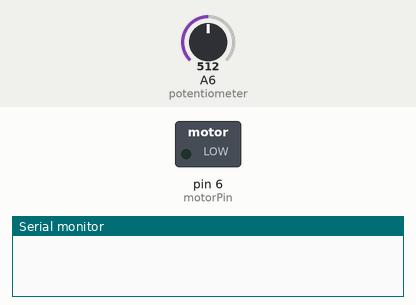
Simulated run of this sketch. Board: Arduino Nano, built with avr-gcc and run on an emulated ATmega328P. On the bench: switched loads named in the sketch (green lamp = pin HIGH), the last lines printed to the serial monitor. Inputs (shaded band) come from the test bench; at power-on: A6 (potentiometer) = 512. The audio player accepts every command and is not drawn.

Above: at 1.2 s.
1.3 s: A6 (potentiometer) set to 22
3.5 s: A6 (potentiometer) set to 17
At 5.4 s:
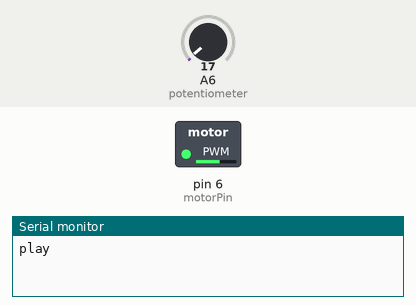
6.0 s: A6 (potentiometer) set to 40
At 6.9 s:
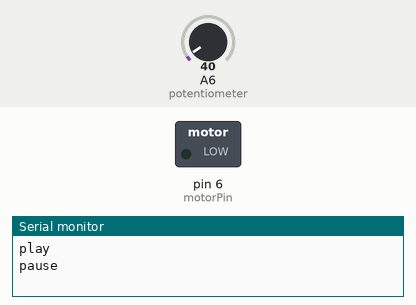
8.0 s: A6 (potentiometer) set to 10
At 10.0 s:
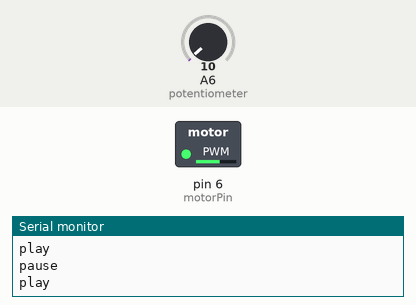
10.5 s: A6 (potentiometer) set to 30
At 11.5 s:
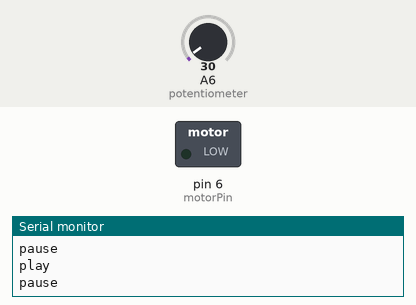
Timing chart, 0 to 13.5 s (numbered marks = the images above; inputs shaded):
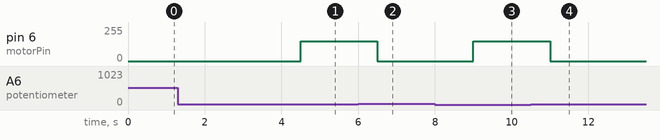

The sketch:

recordPlayer.ino
```cpp
// (licence header left out)
#include <SoftwareSerial.h>
#include <DFPlayer_Mini_Mp3.h>

SoftwareSerial mySerial(10, 11); // RX, TX

const int potentiometer = A6;
const int motorPin = 6;


boolean isPlaying = false;

int needleState = 0;
int volume = 3;
int currentVolume;

void setup () {
	Serial.begin (9600);
	mySerial.begin (9600);
	mp3_set_serial (mySerial);	//set softwareSerial for DFPlayer-mini mp3 module
	mp3_set_volume (volume);
        mp3_stop();

   pinMode(potentiometer, INPUT);
   pinMode(motorPin, OUTPUT);

}


void loop () {

  // Needle (potentionmeter)
   needleState = analogRead(potentiometer);

   if(needleState < 20) {
     play();
     analogWrite(motorPin,150);
   }
   else if(needleState < 30) {
   }
   else {
     pause();
     analogWrite(motorPin,0);
   }


}

void play() {
  if(isPlaying) {
    return;
  }

  Serial.println("play");
  isPlaying = true;
  mp3_play (1);
  delay (1000);
  mp3_next ();
}

void pause() {
  if(!isPlaying) {
    return;
  }
  Serial.println("pause");
  isPlaying = false;
  mp3_pause();
  //mp3_stop();
  delay (500);
}

/*
   mp3_play ();		//start play
   mp3_play (5);	//play "mp3/0005.mp3"
   mp3_next ();		//play next
   mp3_prev ();		//play previous
   mp3_set_volume (uint16_t volume);	//0~30
   mp3_set_EQ ();	//0~5
   mp3_pause ();
   mp3_stop ();
   void mp3_get_state (); 	//send get state command
   void mp3_get_volume ();
   void mp3_get_u_sum ();
   void mp3_get_tf_sum ();
   void mp3_get_flash_sum ();
   void mp3_get_tf_current ();
   void mp3_get_u_current ();
   void mp3_get_flash_current ();
   void mp3_single_loop (boolean state);	//set single loop
   void mp3_DAC (boolean state);
   void mp3_random_play ();
 */
```

Measured:
- the behaviour switches between 20 and 19 on A6 (potentiometer) (found by bisection; images 0 and 1)
- after the input at 1.3 s, every drawn part: stays the same
- after the input at 3.5 s, pin 6 (motorPin): 0/255 → 150/255 after 1.0 s
- after the input at 6.0 s, pin 6 (motorPin): 150/255 → 0/255 after 0.50 s
- after the input at 8.0 s, pin 6 (motorPin): 0/255 → 150/255 after 1.0 s
- after the input at 10.5 s, pin 6 (motorPin): 150/255 → 0/255 after 0.50 s
